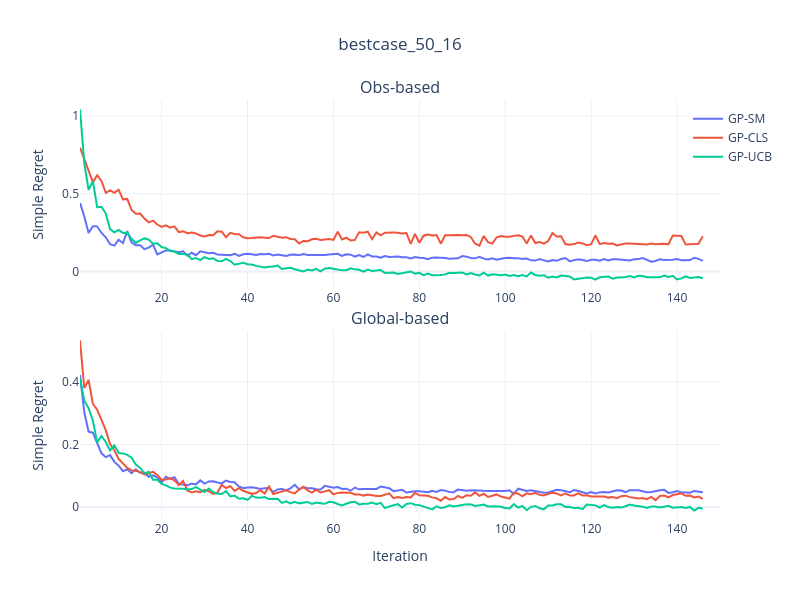

The code cell stored with this chart in its notebook:
### Code cell
import pandas as pd
import plotly.graph_objects as go
import plotly.express as px
from plotly.subplots import make_subplots
import os
import plotly.io as pio

# ---------- 配置 ----------
data_folder = os.path.join('Data', text) # 根据你的data变量自动设置

# 新旧算法文件列表（假设curve_names相同）
old_files = ['50_16_smallest_pre.csv','50_16_cluster_pre.csv', '50_16_dynamic_pre.csv']
new_files = ['50_16_smallest_post.csv','50_16_cluster_post.csv', '50_16_dynamic_post.csv']
colors = px.colors.qualitative.Plotly[:len(old_files)]  # 统一颜色

# ---------- 数据加载函数 ----------
def load_data(files):
    df_all = pd.DataFrame()
    for file, name in zip(files, curve_names):
        df = pd.read_csv(os.path.join(data_folder, file), index_col='Repetition')
        mean = df.mean(axis=0)
        temp_df = pd.DataFrame({
            'Iter': range(1, 151),
            'Value': mean.values,
            'Condition': name
        })
        df_all = pd.concat([df_all, temp_df])
    return df_all

# 加载新旧算法数据
old_data = load_data(old_files)
new_data = load_data(new_files)

# ---------- 绘图 ----------
fig = make_subplots(
    rows=2, cols=1,
    subplot_titles=("Obs-based", "Global-based"),
    vertical_spacing=0.1
)

# 绘制原始算法（第一子图）
for i, name in enumerate(curve_names):
    df = old_data[old_data['Condition'] == name]
    fig.add_trace(
        go.Scatter(
            x=df['Iter'], y=df['Value'],
            name=name, line=dict(color=colors[i]),
            showlegend=True,
            hovertemplate="Iter: %{x}<br>Value: %{y:.4f}<br>Condition: %{meta[0]}<extra></extra>",
            meta=[name]
        ),
        row=1, col=1
    )

# 绘制新算法（第二子图）
for i, name in enumerate(curve_names):
    df = new_data[new_data['Condition'] == name]
    fig.add_trace(
        go.Scatter(
            x=df['Iter'], y=df['Value'],
            name=name, line=dict(color=colors[i]),
            showlegend=False,  # 避免图例重复
            hovertemplate="Iter: %{x}<br>Value: %{y:.4f}<br>Condition: %{meta[0]}<extra></extra>",
            meta=[name]
        ),
        row=2, col=1
    )

# ---------- 更新布局 ----------
fig.update_layout(
    title_text=f"{text}_50_16",
    title_x=0.5,
    height=600,                    
    width=800, 
    template='plotly_white',
    legend=dict(yanchor="top", y=0.99, xanchor="left", x=0.95)
)

# 统一Y轴标签
fig.update_yaxes(title_text="Simple Regret", row=1, col=1)
fig.update_yaxes(title_text="Simple Regret", row=2, col=1)
fig.update_xaxes(title_text="Iteration", row=2, col=1)

fig.show()
#pio.write_html(fig, '50_16_simple.html')

### Figure 1 — Plotly figure (JSON) as saved in the notebook; plotly's stock layout.template omitted (floating-point values rounded to 4 significant figures; data arrays with more than 128 entries replaced by an {"elided": "..."} marker saying what was removed)
{"data": [{"hovertemplate": "Iter: %{x}<br>Value: %{y:.4f}<br>Condition: %{meta[0]}<extra></extra>", "line": {"color": "#636EFA"}, "meta": ["GP-SM"], "name": "GP-SM", "showlegend": true, "type": "scatter", "x": {"elided": "150 int values"}, "xaxis": "x", "y": {"elided": "150 float values"}, "yaxis": "y"}, {"hovertemplate": "Iter: %{x}<br>Value: %{y:.4f}<br>Condition: %{meta[0]}<extra></extra>", "line": {"color": "#EF553B"}, "meta": ["GP-CLS"], "name": "GP-CLS", "showlegend": true, "type": "scatter", "x": {"elided": "150 int values"}, "xaxis": "x", "y": {"elided": "150 float values"}, "yaxis": "y"}, {"hovertemplate": "Iter: %{x}<br>Value: %{y:.4f}<br>Condition: %{meta[0]}<extra></extra>", "line": {"color": "#00CC96"}, "meta": ["GP-UCB"], "name": "GP-UCB", "showlegend": true, "type": "scatter", "x": {"elided": "150 int values"}, "xaxis": "x", "y": {"elided": "150 float values"}, "yaxis": "y"}, {"hovertemplate": "Iter: %{x}<br>Value: %{y:.4f}<br>Condition: %{meta[0]}<extra></extra>", "line": {"color": "#636EFA"}, "meta": ["GP-SM"], "name": "GP-SM", "showlegend": false, "type": "scatter", "x": {"elided": "150 int values"}, "xaxis": "x2", "y": {"elided": "150 float values"}, "yaxis": "y2"}, {"hovertemplate": "Iter: %{x}<br>Value: %{y:.4f}<br>Condition: %{meta[0]}<extra></extra>", "line": {"color": "#EF553B"}, "meta": ["GP-CLS"], "name": "GP-CLS", "showlegend": false, "type": "scatter", "x": {"elided": "150 int values"}, "xaxis": "x2", "y": {"elided": "150 float values"}, "yaxis": "y2"}, {"hovertemplate": "Iter: %{x}<br>Value: %{y:.4f}<br>Condition: %{meta[0]}<extra></extra>", "line": {"color": "#00CC96"}, "meta": ["GP-UCB"], "name": "GP-UCB", "showlegend": false, "type": "scatter", "x": {"elided": "150 int values"}, "xaxis": "x2", "y": {"elided": "150 float values"}, "yaxis": "y2"}], "layout": {"annotations": [{"font": {"size": 16}, "showarrow": false, "text": "Obs-based", "x": 0.5, "xanchor": "center", "xref": "paper", "y": 1, "yanchor": "bottom", "yref": "paper"}, {"font": {"size": 16}, "showarrow": false, "text": "Global-based", "x": 0.5, "xanchor": "center", "xref": "paper", "y": 0.45, "yanchor": "bottom", "yref": "paper"}], "height": 600, "legend": {"x": 0.95, "xanchor": "left", "y": 0.99, "yanchor": "top"}, "title": {"text": "bestcase_50_16", "x": 0.5}, "width": 800, "xaxis": {"anchor": "y", "domain": [0, 1]}, "xaxis2": {"anchor": "y2", "domain": [0, 1], "title": {"text": "Iteration"}}, "yaxis": {"anchor": "x", "domain": [0.55, 1], "title": {"text": "Simple Regret"}}, "yaxis2": {"anchor": "x2", "domain": [0, 0.45], "title": {"text": "Simple Regret"}}}}
